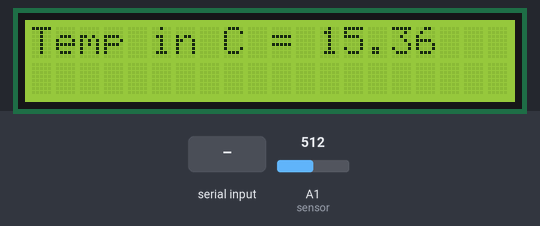
The sketch below on a simulated Arduino Uno, built with avr-gcc and run on an emulated ATmega328P. On the bench: 20×2 character LCD. The inputs (shaded band) are chosen by the test bench; at power-on: A1 (sensor) = 512.

Above: at 1.2 s.
1.3 s: byte 30 received over Serial
At 3.8 s:
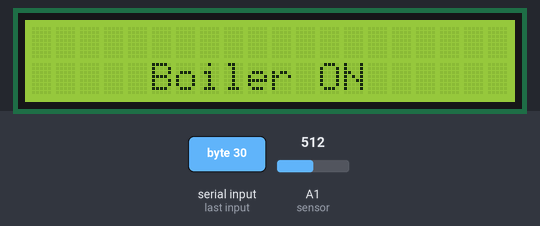
6.5 s: A1 (sensor) set to 716
At 11.5 s:
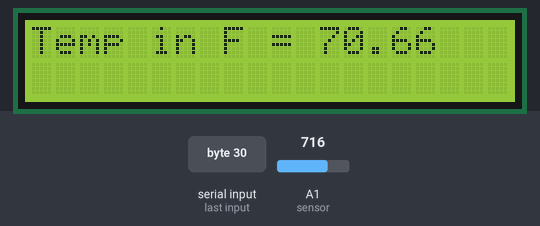
11.6 s: A1 (sensor) set to 900
At 13.9 s:
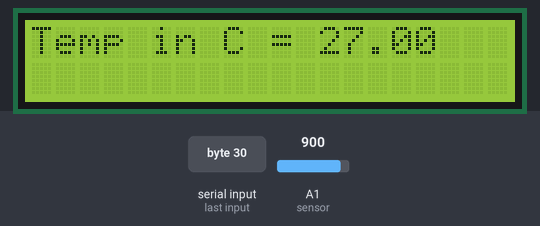
14.6 s: A1 (sensor) set to 1023
At 16.9 s:
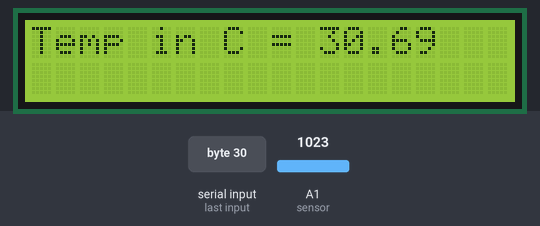
Timing chart, 0 to 18.4 s (numbered marks = the images above; inputs shaded):
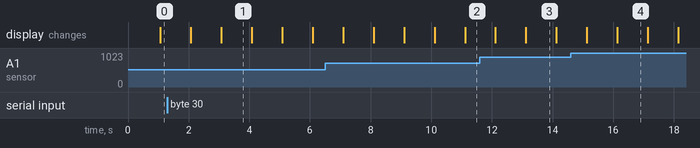

Measured:
- after the input at 1.3 s, the display: first differs from a run without the input after 1.8 s (image 1)
- what the display in image 1 shows lasts 1.0 s, from 3.1 s to 4.1 s

The sketch:

Temp_sensor_LCD.ino
```cpp
#include <LiquidCrystal.h>

LiquidCrystal lcd(12, 11, 5, 4, 3, 2);

int gnd=A0;
int sensor=A1;
int vcc=A2;
float temp;
float tempc;
float tempf;
float setpoint;

void setup()
{
  pinMode(sensor,INPUT);
  lcd.begin(20,2);
  digitalWrite(vcc,HIGH);
  digitalWrite(gnd,LOW);
  Serial.begin(9600);
}
void loop()
{
  temp=analogRead(sensor);
  tempc=(temp*0.3)/10;
  tempf=(tempc*1.8)+32;
  setpoint=Serial.read();
  lcd.setCursor(5,2);
   {
  if (setpoint>tempc)
   {
    lcd.print("Boiler ON");
    }
  else
   {
    lcd.print("Boiler OFF");
   }
   delay(1000);
   lcd.clear();
 }
 {
  lcd.print("Temp in C = ");
  lcd.print(tempc);
  delay(1000);
  lcd.clear();
  lcd.print("Temp in F = ");
  lcd.print(tempf);
  delay(1000);
  lcd.clear();
 }
}
```
